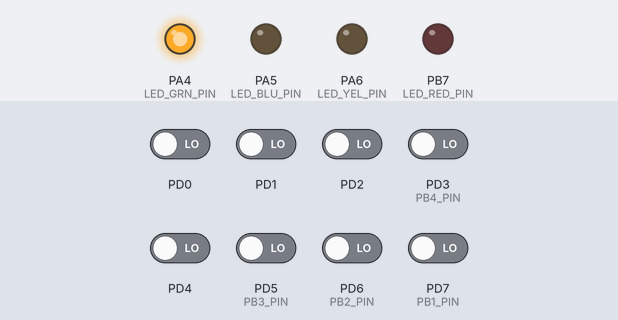
Simulated run of this program. Board: ATmega32, built with avr-gcc and emulated at 16 MHz. Parts: output pins drawn as LEDs (lit = HIGH). The inputs (shaded band) are chosen by the test bench; at power-on: PD0–2, PD3 (PB4_PIN), PD4, PD5 (PB3_PIN), PD6 (PB2_PIN), PD7 (PB1_PIN) LOW.

Above: at 1.2 s.
1.3 s: PD7 (PB1_PIN) driven HIGH
At 2.8 s:
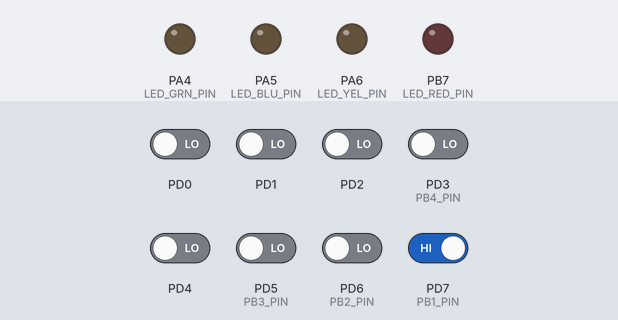
Timing chart, 0 to 4.3 s (numbered marks = the images above; inputs shaded):
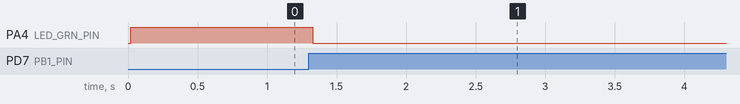

Measured:
- after the input at 1.3 s, PA4 (LED_GRN_PIN): HIGH → LOW at once

The program:

main.c
```c
/*
 * main.c
 *
 *  Created on: Oct 4, 2023
 *      Author: Sharaf
 */

#include "Mcu_HW.h"
#include "Std_Types.h"
#include "Port_interface.h"
#include "LED_Interface.h"
#include "PB_Interface.h"

extern const Port_ConfigType PORT_Config_Arr[PORT_PINS_CONFIG_ARR_SIZE];
u8 Read;
int main(void)
{
	Port_Init(PORT_Config_Arr,PORT_PINS_CONFIG_ARR_SIZE);
	while(1)
	{
		H_Void_GetPBValue(PB1,&Read);
		if(Read==PB_PRESSED)
		{
		H_Void_LED_On(GRN_LED);	//RED
		}
		H_Void_GetPBValue(PB2,&Read);
		if(Read==PB_PRESSED)
		{
		H_Void_LED_Off(GRN_LED);	//RED
		}

	}
}
```

LED_Lcfg.c
```c
/*
 * LED_Lcfg.c
 *
 *  Created on: Oct 5, 2023
 *      Author: Sharaf
 */
```

LED_cfg.h
```c
/*
 * LED_cfg.h
 *
 *  Created on: Oct 5, 2023
 *      Author: Sharaf
 */

#ifndef CONFIG_LED_CFG_H_
#define CONFIG_LED_CFG_H_

#define LED_YEL_PIN		DIO_PA6
#define LED_BLU_PIN		DIO_PA5
#define LED_GRN_PIN		DIO_PA4
#define LED_RED_PIN		DIO_PB7

#endif /* CONFIG_LED_CFG_H_ */
```

PB_cfg.h
```c
/*
 * PB_cfg.h
 *
 *  Created on: Oct 5, 2023
 *      Author: Sharaf
 */

#ifndef CONFIG_PB_CFG_H_
#define CONFIG_PB_CFG_H_

#define PB1_PIN        DIO_PD7
#define PB2_PIN        DIO_PD6
#define PB3_PIN        DIO_PD5
#define PB4_PIN        DIO_PD3

#endif /* CONFIG_PB_CFG_H_ */
```

LED_Interface.h
```c
/*
 * LED_Interface.h
 *
 *  Created on: Oct 5, 2023
 *      Author: Sharaf
 */

#ifndef HAL_LED_INC_LED_INTERFACE_H_
#define HAL_LED_INC_LED_INTERFACE_H_

#include "LED_Types.h"


void H_Void_LED_On(LedColor_t Led);
void H_Void_LED_Off(LedColor_t Led);
void H_Void_LED_Blink(LedColor_t Led);
void H_Void_LED_Toggle(LedColor_t Led);


#endif /* HAL_LED_INC_LED_INTERFACE_H_ */
```

LED_Types.h
```c
/*
 * LED_Types.h
 *
 *  Created on: Oct 5, 2023
 *      Author: Sharaf
 */

#ifndef HAL_LED_INC_LED_TYPES_H_
#define HAL_LED_INC_LED_TYPES_H_

typedef enum{
	YEL_LED,
	BLU_LED,
	GRN_LED,
	RED_LED
}LedColor_t;

#endif /* HAL_LED_INC_LED_TYPES_H_ */
```

LED_Program.c
```c
/*
 * LED_Program.c
 *
 *  Created on: Oct 5, 2023
 *      Author: Sharaf
 */
#include "DIO_Interface.h"
#include "LED_Interface.h"
#include "LED_cfg.h"

void H_Void_LED_On(LedColor_t Led)
{
	switch(Led)
	{
		case YEL_LED:M_Void_DIO_WriteChannel(LED_YEL_PIN,DIO_HIGH);break;
		case BLU_LED:M_Void_DIO_WriteChannel(LED_BLU_PIN,DIO_HIGH);break;
		case GRN_LED:M_Void_DIO_WriteChannel(LED_GRN_PIN,DIO_HIGH);break;
		case RED_LED:M_Void_DIO_WriteChannel(LED_RED_PIN,DIO_HIGH);break;
		default:	break;
	}
}
void H_Void_LED_Off(LedColor_t Led)
{
	switch(Led)
	{
		case YEL_LED:M_Void_DIO_WriteChannel(LED_YEL_PIN,DIO_LOW);break;
		case BLU_LED:M_Void_DIO_WriteChannel(LED_BLU_PIN,DIO_LOW);break;
		case GRN_LED:M_Void_DIO_WriteChannel(LED_GRN_PIN,DIO_LOW);break;
		case RED_LED:M_Void_DIO_WriteChannel(LED_RED_PIN,DIO_LOW);break;
		default:	break;
	}
}
void H_Void_LED_Toggle(LedColor_t Led)
{
	switch(Led)
	{
		case YEL_LED:M_Void_DIO_TogChannel(LED_YEL_PIN);break;
		case BLU_LED:M_Void_DIO_TogChannel(LED_BLU_PIN);break;
		case GRN_LED:M_Void_DIO_TogChannel(LED_GRN_PIN);break;
		case RED_LED:M_Void_DIO_TogChannel(LED_RED_PIN);break;
		default:	break;
	}
}
```

PB_Interface.h
```c
/*
 * PB_Interface.h
 *
 *  Created on: Oct 5, 2023
 *      Author: Sharaf
 */

#ifndef HAL_PB_INC_PB_INTERFACE_H_
#define HAL_PB_INC_PB_INTERFACE_H_
#include "Std_Types.h"
#include "PB_Types.h"

void H_Void_GetPBValue(PBNum_t PB,PB_State_t *pState);


#endif /* HAL_PB_INC_PB_INTERFACE_H_ */
```

PB_Types.h
```c
/*
 * PB_Types.h
 *
 *  Created on: Oct 5, 2023
 *      Author: Sharaf
 */

#ifndef HAL_PB_INC_PB_TYPES_H_
#define HAL_PB_INC_PB_TYPES_H_

typedef enum
{
	PB1=1,
	PB2,
	PB3,
	PB4
}PBNum_t;

typedef enum{
ACTIVE_HIGH,
ACTIVE_LOW
}PB_Active_t;
typedef enum
{
	PB_PRESSED,
	PB_NOTPRESSED
}PB_State_t;

#endif /* HAL_PB_INC_PB_TYPES_H_ */
```

PB_Program.c
```c
/*
 * PB_Program.c
 *
 *  Created on: Oct 5, 2023
 *      Author: Sharaf
 */
#include "PB_cfg.h"
#include "PB_Interface.h"
#include "DIO_Interface.h"
#include "avr/delay.h"

void H_Void_GetPBValue(PBNum_t PB,PB_State_t *pState)
{
	static PB_State_t copy_u8state = PB_NOTPRESSED;

	u8 copy_u8PinVal;
	switch(PB){
		case PB1: M_Void_DIO_ReadChannel(PB1_PIN,&copy_u8PinVal);break;
		case PB2: M_Void_DIO_ReadChannel(PB2_PIN,&copy_u8PinVal);break;
		case PB3: M_Void_DIO_ReadChannel(PB3_PIN,&copy_u8PinVal);break;
		case PB4: M_Void_DIO_ReadChannel(PB4_PIN,&copy_u8PinVal);break;
		default:	break;
	}
	if(copy_u8PinVal == PB_PRESSED)   // in this case the button is pressed
	{
		_delay_ms(20);
		switch(PB){
			case PB1: M_Void_DIO_ReadChannel(PB1_PIN,&copy_u8PinVal);break;
			case PB2: M_Void_DIO_ReadChannel(PB2_PIN,&copy_u8PinVal);break;
			case PB3: M_Void_DIO_ReadChannel(PB3_PIN,&copy_u8PinVal);break;
			case PB4: M_Void_DIO_ReadChannel(PB4_PIN,&copy_u8PinVal);break;
			default:	break;
		}
		if(copy_u8PinVal == PB_PRESSED)
		{
			// check button previous state
			if(copy_u8state == PB_NOTPRESSED) // 1st press
			{
				copy_u8state = PB_PRESSED;
				* pState = PB_PRESSED;

			}
			else if(copy_u8state == PB_PRESSED)// trapped (long press)
			{
				* pState = PB_NOTPRESSED;

			}
			else
			{
				//nothing
			}
	}// 2nd read after delay
	else {//Noise
		* pState = PB_NOTPRESSED;
		copy_u8state = PB_NOTPRESSED;
	}

}// 1st read befor delay
else
{
	* pState = PB_NOTPRESSED;
	copy_u8state = PB_NOTPRESSED;
}

}
```

Port_Lcfg.c
```c
/*
 * Port_Lcfg.c
 *
 *  Created on: Oct 5, 2023
 *      Author: Sharaf
 */

/******************************************
  INCLUDES
*******************************************/
#include "Std_Types.h"
#include "Port_Types.h"
#include "Port_Cfg.h"


/******************************************
  Local Macros / Functions
*******************************************/


/******************************************
  Local Data
*******************************************/

/******************************************
  Global Data
*******************************************/

const Port_ConfigType PORT_Config_Arr[]= {

											   /*LED*/
												{PORT_PA6,
												PORT_PIN_LEVEL_LOW,
												PORT_PINDIR_OUTPUT,
												PORT_PIN_IN_ATTATCH_PULLUP},
												{PORT_PA5,
												PORT_PIN_LEVEL_LOW,
												PORT_PINDIR_OUTPUT,
												PORT_PIN_IN_ATTATCH_PULLUP},
												{PORT_PA4,
												PORT_PIN_LEVEL_LOW,
												PORT_PINDIR_OUTPUT,
												PORT_PIN_IN_ATTATCH_PULLUP},
												{PORT_PB7,
												PORT_PIN_LEVEL_LOW,
												PORT_PINDIR_OUTPUT,
												PORT_PIN_IN_ATTATCH_PULLUP},

												/*PB*/
												{PORT_PD3,
												PORT_PIN_LEVEL_LOW,
												PORT_PINDIR_INPUT,
												PORT_PIN_IN_ATTATCH_FLOATING},
												{PORT_PD5,
												PORT_PIN_LEVEL_LOW,
												PORT_PINDIR_INPUT,
												PORT_PIN_IN_ATTATCH_FLOATING},


																				};
```

Port_cfg.h
```c
/*
 * Port_cfg.h
 *
 *  Created on: Oct 5, 2023
 *      Author: Sharaf
 */

#ifndef CONFIG_PORT_CFG_H_
#define CONFIG_PORT_CFG_H_

/******************************************
  INCLUDES
*******************************************/
#include "Std_Types.h"
#include "Port_Types.h"
#include "Dio_Types.h"

/******************************************
  GLOBAL CONSTANT MACROS
*******************************************/
#define PORT_PINS_CONFIG_ARR_SIZE 6

/******************************************
  GLOBAL FUNCTIONS MACROS
*******************************************/

/******************************************
  Global Data TYPES AND STRUCTURES
*******************************************/
typedef struct {
	Port_PinType             Port_PinNumber; //PA0 or PA1...etc
	Port_LevelType           Port_PinLevelValue;// initial value of pin
    Port_PinDirectionType    Port_PinDirection; // input or output
	Port_InternalAttachType  Port_PinInternalAttach;//pull up or floating

}Port_ConfigType;

#endif /* CONFIG_PORT_CFG_H_ */
```

BitMath.h
```c
/*
 * BitMath.h
 *
 *  Created on: Oct 4, 2023
 *      Author: Sharaf
 */

#ifndef LIB_BITMATH_H_
#define LIB_BITMATH_H_

#define SET_BIT(REG,BIT)         (REG) |=  (1 << (BIT))
#define CLR_BIT(REG,BIT)         (REG) &= ~(1 << (BIT))
#define TOG_BIT(REG,BIT)         (REG) ^=  (1 << (BIT))
#define GET_BIT(REG,BIT)          (1 & ((REG) >> (BIT)))

#endif /* LIB_BITMATH_H_ */
```

Std_Types.h
```c
/*
 * Std_Types.h
 *
 *  Created on: Oct 4, 2023
 *      Author: Sharaf
 */

#ifndef LIB_STD_TYPES_H_
#define LIB_STD_TYPES_H_

typedef unsigned char      u8;
typedef   signed char      s8;
typedef unsigned short int u16;
typedef   signed short int s16;
typedef unsigned long  int u32;
typedef   signed long  int s32;
typedef float              f32;
typedef double             f64;

#define NULL (void*)0

#endif /* LIB_STD_TYPES_H_ */
```

DIO_Program.c
```c
/*
 * DIO_Program.c
 *
 *  Created on: Oct 4, 2023
 *      Author: Sharaf
 */


/******************************************
  INCLUDES
*******************************************/
#include "Std_Types.h"
#include "BitMath.h"
#include "Dio_Interface.h"
#include "MCU_HW.h"


/******************************************
  Local Macros / Functions
*******************************************/


/******************************************
  Local Data
*******************************************/


/******************************************
  Global Data
*******************************************/


/******************************************
  Local Functions
*******************************************/


/******************************************
  Global Functions
*******************************************/

void M_Void_DIO_WriteChannel(Dio_ChannelType ChannelID,Dio_LevelType Level)
{
	u8 Local_u8Port = ChannelID/10;
	u8 Local_u8Pin = ChannelID%10;
	switch(Level)
	{
		case DIO_HIGH:		//SET
			switch(Local_u8Port)
			{
				case DIO_PORTA: SET_BIT(PORTA_REG,Local_u8Pin);break;
				case DIO_PORTB: SET_BIT(PORTB_REG,Local_u8Pin);break;
				case DIO_PORTC: SET_BIT(PORTC_REG,Local_u8Pin);break;
				case DIO_PORTD: SET_BIT(PORTD_REG,Local_u8Pin);break;
			}
			break;
		case DIO_LOW:		//CLR
			switch(Local_u8Port)
			{
				case DIO_PORTA: CLR_BIT(PORTA_REG,Local_u8Pin);break;
				case DIO_PORTB: CLR_BIT(PORTB_REG,Local_u8Pin);break;
				case DIO_PORTC: CLR_BIT(PORTC_REG,Local_u8Pin);break;
				case DIO_PORTD: CLR_BIT(PORTD_REG,Local_u8Pin);break;			}
			break;
		}
}

void M_Void_DIO_ReadChannel(Dio_ChannelType ChannelID,Dio_LevelType *pLevel)
{
	u8 Local_u8Port = ChannelID/10;
	u8 Local_u8Pin = ChannelID%10;
	switch(Local_u8Port)
	{
		case DIO_PORTA: *pLevel = GET_BIT(PINA_REG,Local_u8Pin);break;
		case DIO_PORTB: *pLevel = GET_BIT(PINB_REG,Local_u8Pin);break;
		case DIO_PORTC: *pLevel = GET_BIT(PINC_REG,Local_u8Pin);break;
		case DIO_PORTD: *pLevel = GET_BIT(PIND_REG,Local_u8Pin);break;
	}
}

void M_Void_DIO_WritePort(Dio_PortType PortID,Dio_PortLevelType Level)
{
	switch(PortID)
	{
		case DIO_PORTA: PORTA_REG = Level;break;
		case DIO_PORTB: PORTB_REG = Level;break;
		case DIO_PORTC: PORTC_REG = Level;break;
		case DIO_PORTD: PORTD_REG = Level;break;
	}
}

void M_Void_DIO_ReadPort(Dio_PortType PortID,Dio_PortLevelType *pLevel)
{
	switch(PortID)
	{
		case DIO_PORTA: *pLevel = PORTA_REG;break;
		case DIO_PORTB: *pLevel = PORTB_REG;break;
		case DIO_PORTC: *pLevel = PORTC_REG;break;
		case DIO_PORTD: *pLevel = PORTD_REG;break;
	}

}

void M_Void_DIO_TogChannel(Dio_ChannelType ChannelID)
{
	u8 Local_u8Port = ChannelID/10;
	u8 Local_u8Pin = ChannelID%10;
	switch(Local_u8Port)
	{
		case DIO_PORTA: TOG_BIT(PORTA_REG,Local_u8Pin);break;
		case DIO_PORTB: TOG_BIT(PORTB_REG,Local_u8Pin);break;
		case DIO_PORTC: TOG_BIT(PORTC_REG,Local_u8Pin);break;
		case DIO_PORTD: TOG_BIT(PORTD_REG,Local_u8Pin);break;
	}
}
```

DIO_Interface.h
```c
/*
 * DIO_Interface.h
 *
 *  Created on: Oct 4, 2023
 *      Author: Sharaf
 */

#ifndef MCAL_DIO_DIO_INTERFACE_H_
#define MCAL_DIO_DIO_INTERFACE_H_
/******************************************
  INCLUDES
*******************************************/

#include <DIO_Types.h>

/******************************************
  GLOBAL CONSTANT MACROS
*******************************************/


/******************************************
  GLOBAL FUNCTIONS MACROS
*******************************************/


/******************************************
  GLOBAL DATA TYPES AND STRUCTURES
*******************************************/

/******************************************
  GLOBAL DATA PROTOTYPES
*******************************************/

/******************************************
   GLOBAL FUNCTIONS PROTOTYPES
*******************************************/
/******************************************
  syntax : M_Void_DIO_DirChannel

  Description :	Function that control the direction of pin (Input or Output)

  Synch/Asynch     : synchronous
  Reentrance       : Reentrant
  parameters (in)  : Dio_ChannelType,Dio_LevelType
  parameters (out) : N/A
  Return Value     : void
******************************************/
void M_Void_DIO_DirChannel(Dio_ChannelType ChannelID,Dio_DirType Dir);

/******************************************
  syntax : M_Void_DIO_WriteChannel

  Description :	Function that control the value of pin (High or Low)

  Synch/Asynch     : synchronous
  Reentrance       : Reentrant
  parameters (in)  : Dio_ChannelType,Dio_LevelType
  parameters (out) : N/A
  Return Value     : void
******************************************/
void M_Void_DIO_WriteChannel(Dio_ChannelType ChannelID,Dio_LevelType Level);

/******************************************
  syntax : M_Void_DIO_ReadChannel

  Description :	Function that read the value of pin (High or Low)

  Synch/Asynch     : synchronous
  Reentrance       : Reentrant
  parameters (in)  : Dio_ChannelTyp,Dio_LevelType
  parameters (out) : N/A
  Return Value     : void
******************************************/
void M_Void_DIO_ReadChannel(Dio_ChannelType ChannelID,Dio_LevelType *pLevel);

/******************************************
  syntax : M_Void_DIO_WriteChannel

  Description :	Function that control the direction of port (input or output)

  Synch/Asynch     : synchronous
  Reentrance       : Reentrant
  parameters (in)  : Dio_PortType,Dio_PortLevelType
  parameters (out) : N/A
  Return Value     : void
******************************************/
void M_Void_DIO_WritePort(Dio_PortType PortID,Dio_PortLevelType Level);

/******************************************
  syntax : M_Void_DIO_ReadPort

  Description :	Function that read the value of Port (High or Low)

  Synch/Asynch     : synchronous
  Reentrance       : Reentrant
  parameters (in)  : Dio_PortType,Dio_PortLevelType
  parameters (out) : N/A
  Return Value     : void
******************************************/
void M_Void_DIO_ReadPort(Dio_PortType PortID,Dio_PortLevelType *pLevel);

/******************************************
  syntax : M_Void_DIO_TogChannel

  Description :	Function that invert the value of pin (High to Low and vice versa)

  Synch/Asynch     : synchronous
  Reentrance       : Reentrant
  parameters (in)  : Dio_ChannelType
  parameters (out) : N/A
  Return Value     : void
******************************************/
void M_Void_DIO_TogChannel(Dio_ChannelType ChannelID);


#endif /* MCAL_DIO_DIO_INTERFACE_H_ */
```

DIO_Types.h
```c
/*
 * DIO_Types.h
 *
 *  Created on: Oct 4, 2023
 *      Author: Sharaf
 */

#ifndef MCAL_DIO_DIO_TYPES_H_
#define MCAL_DIO_DIO_TYPES_H_

/******************************************
  INCLUDES
*******************************************/
#include "Std_Types.h"

/******************************************
  GLOBAL CONSTANT MACROS
*******************************************/


/******************************************
  GLOBAL FUNCTIONS MACROS
*******************************************/

/******************************************
  Global Data TYPES AND STRUCTURES
*******************************************/
typedef enum{
	DIO_PA0 = 10,
	DIO_PA1 ,
	DIO_PA2 ,
	DIO_PA3 ,
	DIO_PA4 ,
	DIO_PA5 ,
	DIO_PA6 ,
	DIO_PA7 ,
	DIO_PB0 = 20,
	DIO_PB1 ,
	DIO_PB2 ,
	DIO_PB3 ,
	DIO_PB4 ,
	DIO_PB5 ,
	DIO_PB6 ,
	DIO_PB7 ,
	DIO_PC0 = 30,
	DIO_PC1 ,
	DIO_PC2 ,
	DIO_PC3 ,
	DIO_PC4 ,
	DIO_PC5 ,
	DIO_PC6 ,
	DIO_PC7 ,
	DIO_PD0 = 40,
	DIO_PD1 ,
	DIO_PD2 ,
	DIO_PD3 ,
	DIO_PD4 ,
	DIO_PD5 ,
	DIO_PD6 ,
	DIO_PD7
}Dio_ChannelType;// channel means pin
typedef enum{
	DIO_PORTA = 1,
	DIO_PORTB,
	DIO_PORTC,
	DIO_PORTD,

}Dio_PortType;
typedef enum{
	DIO_LOW = 0,
	DIO_HIGH = 1

}Dio_LevelType;

typedef enum{
	DIO_OUTPUT = 0,
	DIO_INPUT = 1

}Dio_DirType;

typedef u8 Dio_PortLevelType;// a vlue from 0-255

#endif /* MCAL_DIO_DIO_TYPES_H_ */
```

MCU_HW.h
```c
/*
 * MCU_HW.h
 *
 *  Created on: Oct 4, 2023
 *      Author: Sharaf
 */

#ifndef MCAL_MCU_HW_H_
#define MCAL_MCU_HW_H_
/******************************************
  INCLUDES
*******************************************/
#include "Std_Types.h"

/******************************************
  Global Data TYPES AND STRUCTURES
*******************************************/

/******************************************
  GLOBAL CONSTANT MACROS
*******************************************/

//-------------------PERIPHERALS----------------
//-------------------DIO-------------------
#define PORTA_REG 		(*((volatile u8*)0x3B))
#define DDRA_REG  		(*((volatile u8*)0x3A))
#define PINA_REG		(*((volatile u8*)0x39))

#define PORTB_REG		(*((volatile u8*)0x38))
#define DDRB_REG		(*((volatile u8*)0x37))
#define PINB_REG		(*((volatile u8*)0x36))

#define PORTC_REG		(*((volatile u8*)0x35))
#define DDRC_REG		(*((volatile u8*)0x34))
#define PINC_REG		(*((volatile u8*)0x33))

#define PORTD_REG		(*((volatile u8*)0x32))
#define DDRD_REG		(*((volatile u8*)0x31))
#define PIND_REG		(*((volatile u8*)0x30))
//------------------ END of DIO------------

#endif /* MCAL_MCU_HW_H_ */
```

Source omitted: Port_Interface.h (1232 bytes), Port_Types.h (1453 bytes), Port_Program.c (2809 bytes)
